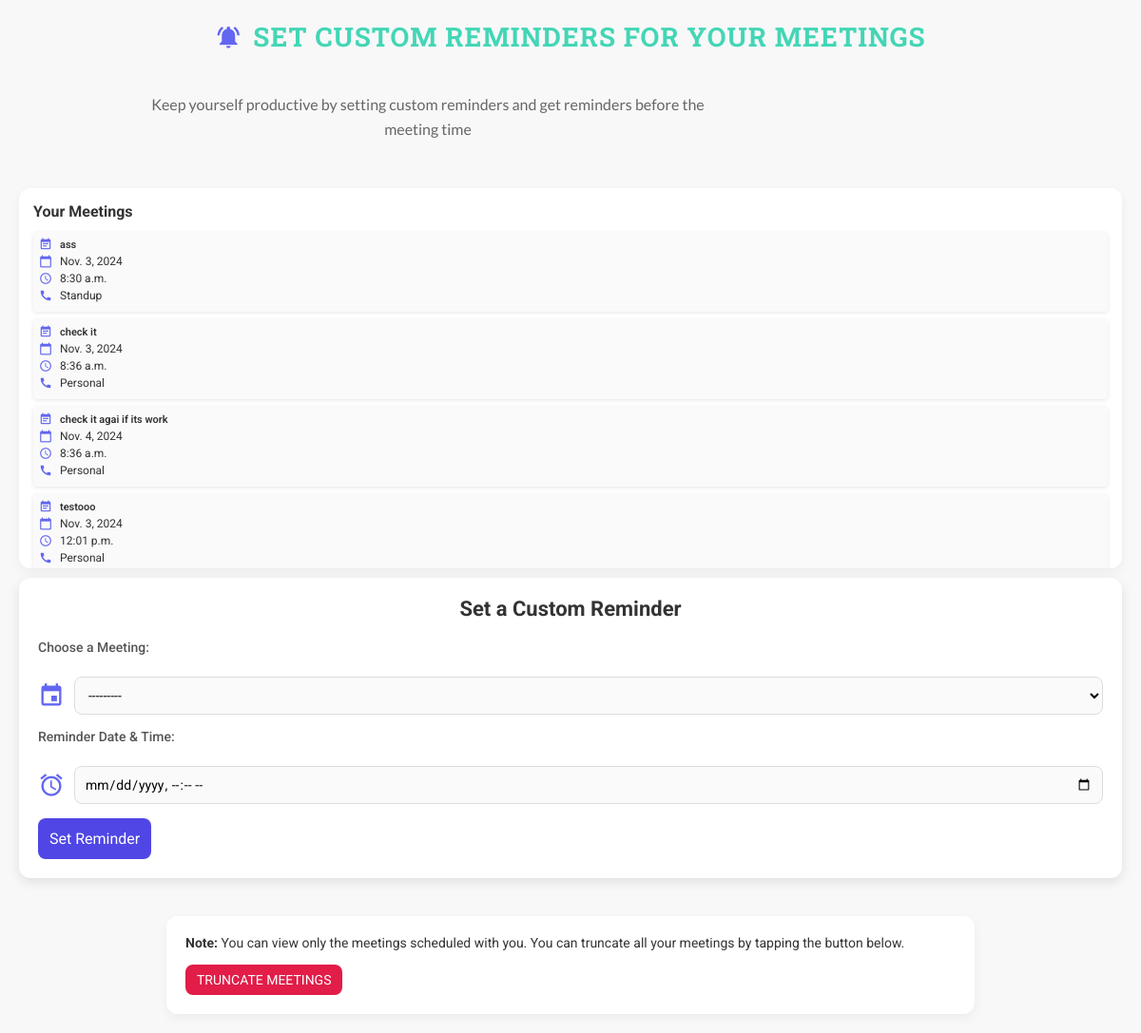
/meet/set_reminders/ (signed in), run on an earlier commit of the app's database.
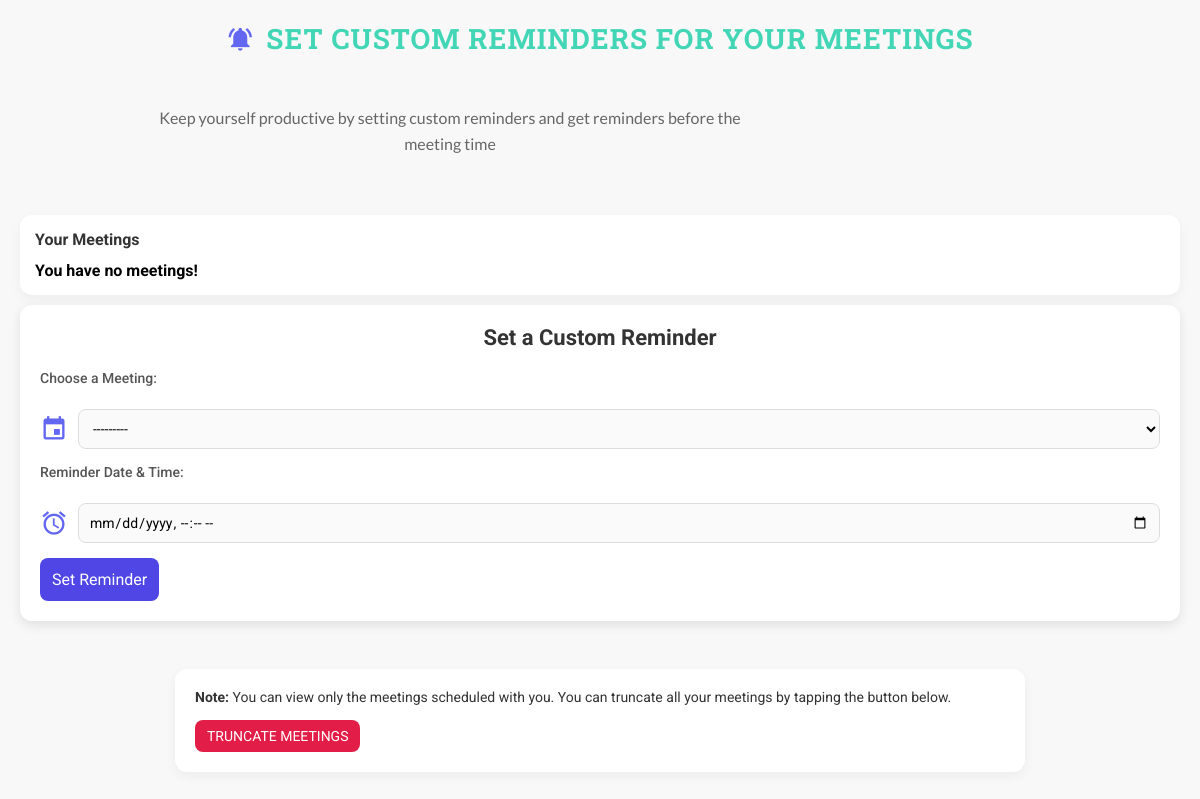
And on a later commit of the database.
### meet/models.py (models this page shows)
class Meeting(models.Model):
    title = models.CharField(max_length=100, null=True)
    date = models.DateField(null=True)
    time = models.TimeField(null=True)
    meeting_link=models.TextField(null=True)
    meeting_type=models.CharField(max_length=100, choices=(('Task','Task'),('Standup','Standup'),('Personal','Personal'),('Team','Team')), null=True)
    user = models.ForeignKey(User, on_delete=models.CASCADE, null=True)
    admin = models.ForeignKey(User, related_name='admin_user', on_delete=models.CASCADE, null=True)
    def __str__(self):
        return f"{self.title} - {self.user.username} on {self.date}"

### meet/views.py (the view, shortened to what this page needs)
# urls.py: path('set_reminders/', CustomReminderView.as_view(), name='set_reminders'),
class CustomReminderView(View):
    template_name='meet/set_reminders.html'
    def get(self, request):
        meetings=Meeting.objects.filter(user=request.user)
        form = ReminderForm(request=request)
        return render(request,self.template_name, {'form':form, 'meetings':meetings})

### meet/forms.py
class ReminderForm(forms.ModelForm):
    class Meta:
        model = Reminder
        fields= ['meeting','reminder_datetime']
        widgets={
            'reminder_datetime':forms.DateTimeInput(attrs={'type':'datetime-local'}),
        }
    def __init__(self, *args, **kwargs):
        self.request= kwargs.pop('request', None)
        super(ReminderForm, self).__init__(*args, **kwargs)
        if self.request and self.request.user.is_authenticated:
            user = self.request.user
            self.fields['meeting'].queryset=Meeting.objects.filter(user=user)
        self.fields['meeting'].label = 'Select a Meeting'

### meet/templates/meet/set_reminders.html (shortened to what this page needs)
<!DOCTYPE html>
<html lang="en">
<head>
</head>
<body>
    <h1 class="h1-class">
        <span class="material-icons">notifications_active</span>
        Set Custom Reminders For Your Meetings
    </h1>
    <p class="p-class">
        Keep yourself productive by setting custom reminders and get reminders before the meeting time
    </p>
<section class="message">
</section>
    <div class="flex-container">
        <div class="meetings-container">
            <h3>Your Meetings</h3>
            {% if meetings %}
                {% for meeting in meetings %}
                    <div class="meeting-box">
                        <div>
                            <div class="meeting-item">
                                <span class="material-icons">event_note</span>
                                <strong>{{ meeting.title }}</strong>
                            </div>
                            <div class="meeting-item">
                                <span class="material-icons">calendar_today</span>
                                <span>{{ meeting.date }}</span>
                            </div>
                            <div class="meeting-item">
                                <span class="material-icons">access_time</span>
                                <span>{{ meeting.time }}</span>
                            </div>
                            <div class="meeting-item">
                                <span class="material-icons">call</span>
                                <span>{{ meeting.meeting_type }}</span>
                            </div>
                        </div>
                    </div>
                {% endfor %}
            {% else %}
                <strong>You have no meetings!</strong>
            {% endif %}
        </div>
        <div class="container">
            <h2>Set a Custom Reminder</h2>
            <form method="post">
                <label for="meeting">Choose a Meeting:</label>
                <div class="input-container">
                    <span class="material-icons">event</span>
                    {{ form.meeting }}
                </div>
                <label for="reminder_datetime">Reminder Date & Time:</label>
                <div class="input-container">
                    <span class="material-icons">alarm</span>
                    {{ form.reminder_datetime }}
                </div>
                <div class="btn-container">
                    <button type="submit">Set Reminder</button>
                </div>
            </form>
        </div>
    </div>
    <div class="info-container">
        <p><strong>Note:</strong> You can view only the meetings scheduled with you. You can truncate all your meetings by tapping the button below.</p>
        <a href="{% url 'delete_meetings'%}">
            <button class="truncate-btn" type="submit">Truncate Meetings</button>
        </a>
    </div>
</body>
</html>

What changed in the data, as far as the page shows it:
removed Meeting: title "ass", date "Nov. 3, 2024", time "8:30 a.m.", meeting_type "Standup"
removed Meeting: title "check it", date "Nov. 3, 2024", time "8:36 a.m.", meeting_type "Personal"
removed Meeting: title "check it agai if its work", date "Nov. 4, 2024", time "8:36 a.m.", meeting_type "Personal"
removed Meeting: title "testooo", date "Nov. 3, 2024", time "12:01 p.m.", meeting_type "Personal"
Also different on the page:
text now shown: "You have no meetings!"
